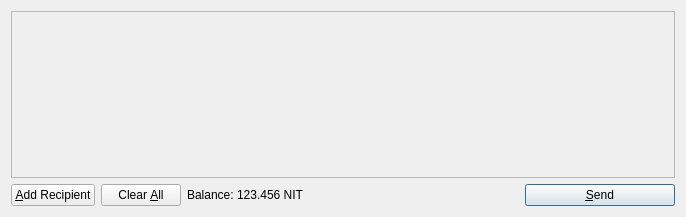
<?xml version="1.0" encoding="UTF-8"?>
<ui version="4.0">
 <class>SendCoinsDialog</class>
 <widget class="QDialog" name="SendCoinsDialog">
  <property name="geometry">
   <rect>
    <x>0</x>
    <y>0</y>
    <width>686</width>
    <height>217</height>
   </rect>
  </property>
  <property name="windowTitle">
   <string>Send Coins</string>
  </property>
  <layout class="QVBoxLayout" name="verticalLayout">
   <item>
    <widget class="QScrollArea" name="scrollArea">
     <property name="widgetResizable">
      <bool>true</bool>
     </property>
     <widget class="QWidget" name="scrollAreaWidgetContents">
      <property name="geometry">
       <rect>
        <x>0</x>
        <y>0</y>
        <width>666</width>
        <height>165</height>
       </rect>
      </property>
      <layout class="QVBoxLayout" name="verticalLayout_2">
       <property name="margin">
        <number>0</number>
       </property>
       <item>
        <layout class="QVBoxLayout" name="entries">
         <property name="spacing">
          <number>6</number>
         </property>
        </layout>
       </item>
       <item>
        <spacer name="verticalSpacer">
         <property name="orientation">
          <enum>Qt::Vertical</enum>
         </property>
         <property name="sizeHint" stdset="0">
          <size>
           <width>20</width>
           <height>40</height>
          </size>
         </property>
        </spacer>
       </item>
      </layout>
     </widget>
    </widget>
   </item>
   <item>
    <layout class="QHBoxLayout" name="horizontalLayout">
     <item>
      <widget class="QPushButton" name="addButton">
       <property name="toolTip">
        <string>Send to multiple recipients at once</string>
       </property>
       <property name="text">
        <string>&amp;Add Recipient</string>
       </property>
       <property name="icon">
        <iconset resource="../bitcoin.qrc">
         <normaloff>:/icons/add</normaloff>:/icons/add</iconset>
       </property>
       <property name="autoDefault">
        <bool>false</bool>
       </property>
      </widget>
     </item>
     <item>
      <widget class="QPushButton" name="clearButton">
       <property name="sizePolicy">
        <sizepolicy hsizetype="Minimum" vsizetype="Fixed">
         <horstretch>0</horstretch>
         <verstretch>0</verstretch>
        </sizepolicy>
       </property>
       <property name="toolTip">
        <string>Remove all transaction fields</string>
       </property>
       <property name="text">
        <string>Clear &amp;All</string>
       </property>
       <property name="icon">
        <iconset resource="../bitcoin.qrc">
         <normaloff>:/icons/remove</normaloff>:/icons/remove</iconset>
       </property>
       <property name="autoRepeatDelay">
        <number>300</number>
       </property>
       <property name="autoDefault">
        <bool>false</bool>
       </property>
      </widget>
     </item>
     <item>
      <layout class="QHBoxLayout" name="horizontalLayout_2">
       <property name="spacing">
        <number>3</number>
       </property>
       <item>
        <widget class="QLabel" name="label">
         <property name="text">
          <string>Balance:</string>
         </property>
        </widget>
       </item>
       <item>
        <widget class="QLabel" name="labelBalance">
         <property name="cursor">
          <cursorShape>IBeamCursor</cursorShape>
         </property>
         <property name="text">
          <string>123.456 NIT</string>
         </property>
         <property name="textInteractionFlags">
          <set>Qt::LinksAccessibleByMouse|Qt::TextSelectableByKeyboard|Qt::TextSelectableByMouse</set>
         </property>
        </widget>
       </item>
      </layout>
     </item>
     <item>
      <spacer name="horizontalSpacer">
       <property name="orientation">
        <enum>Qt::Horizontal</enum>
       </property>
       <property name="sizeHint" stdset="0">
        <size>
         <width>40</width>
         <height>20</height>
        </size>
       </property>
      </spacer>
     </item>
     <item>
      <widget class="QPushButton" name="sendButton">
       <property name="minimumSize">
        <size>
         <width>150</width>
         <height>0</height>
        </size>
       </property>
       <property name="toolTip">
        <string>Confirm the send action</string>
       </property>
       <property name="text">
        <string>&amp;Send</string>
       </property>
       <property name="icon">
        <iconset resource="../bitcoin.qrc">
         <normaloff>:/icons/send</normaloff>:/icons/send</iconset>
       </property>
       <property name="default">
        <bool>true</bool>
       </property>
      </widget>
     </item>
    </layout>
   </item>
  </layout>
 </widget>
 <resources>
  <include location="../bitcoin.qrc"/>
 </resources>
 <connections/>
</ui>
